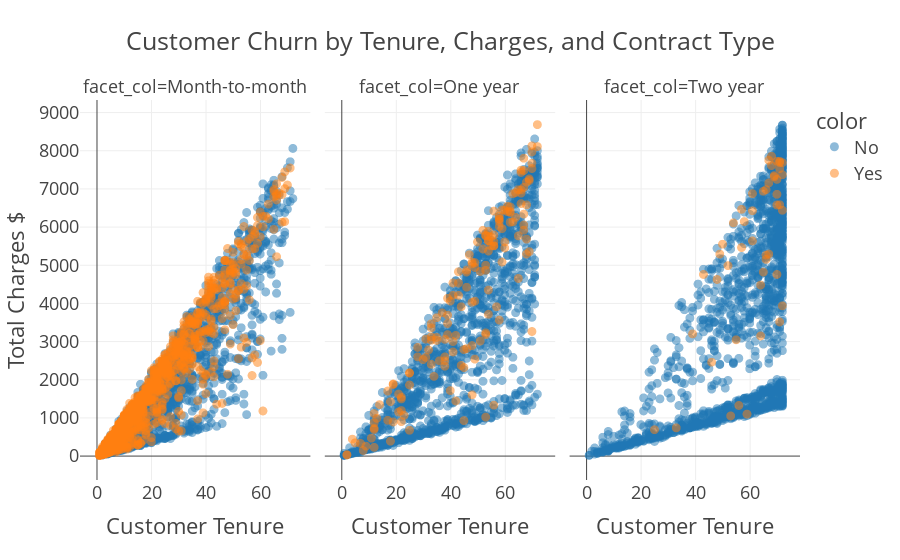

The notebook cell saved with this chart:
### Code cell
import plotly.express as px

fig = px.scatter(x=data['tenure'], y=data['TotalCharges'], 
                 color = data['Churn'], template = 'presentation', 
                 opacity = 0.5, facet_col = data['Contract'], 
                 title = 'Customer Churn by Tenure, Charges, and Contract Type',
                 labels = {'x' : 'Customer Tenure', 'y' : 'Total Charges $'})
                
fig.show()

### Figure 1 — Plotly figure (JSON) as saved in the notebook; plotly's stock layout.template omitted (floating-point values rounded to 4 significant figures; data arrays with more than 128 entries replaced by an {"elided": "..."} marker saying what was removed)
{"data": [{"hovertemplate": "color=No<br>facet_col=Month-to-month<br>Customer Tenure=%{x}<br>Total Charges $=%{y}<extra></extra>", "legendgroup": "No", "marker": {"color": "#1F77B4", "opacity": 0.5, "symbol": "circle"}, "mode": "markers", "name": "No", "showlegend": true, "type": "scattergl", "x": {"elided": "2220 int values"}, "xaxis": "x", "y": {"elided": "2220 float values"}, "yaxis": "y"}, {"hovertemplate": "color=No<br>facet_col=One year<br>Customer Tenure=%{x}<br>Total Charges $=%{y}<extra></extra>", "legendgroup": "No", "marker": {"color": "#1F77B4", "opacity": 0.5, "symbol": "circle"}, "mode": "markers", "name": "No", "showlegend": false, "type": "scattergl", "x": {"elided": "1307 int values"}, "xaxis": "x2", "y": {"elided": "1307 float values"}, "yaxis": "y2"}, {"hovertemplate": "color=No<br>facet_col=Two year<br>Customer Tenure=%{x}<br>Total Charges $=%{y}<extra></extra>", "legendgroup": "No", "marker": {"color": "#1F77B4", "opacity": 0.5, "symbol": "circle"}, "mode": "markers", "name": "No", "showlegend": false, "type": "scattergl", "x": {"elided": "1647 int values"}, "xaxis": "x3", "y": {"elided": "1647 float values"}, "yaxis": "y3"}, {"hovertemplate": "color=Yes<br>facet_col=Month-to-month<br>Customer Tenure=%{x}<br>Total Charges $=%{y}<extra></extra>", "legendgroup": "Yes", "marker": {"color": "#FF7F0E", "opacity": 0.5, "symbol": "circle"}, "mode": "markers", "name": "Yes", "showlegend": true, "type": "scattergl", "x": {"elided": "1655 int values"}, "xaxis": "x", "y": {"elided": "1655 float values"}, "yaxis": "y"}, {"hovertemplate": "color=Yes<br>facet_col=One year<br>Customer Tenure=%{x}<br>Total Charges $=%{y}<extra></extra>", "legendgroup": "Yes", "marker": {"color": "#FF7F0E", "opacity": 0.5, "symbol": "circle"}, "mode": "markers", "name": "Yes", "showlegend": false, "type": "scattergl", "x": {"elided": "166 int values"}, "xaxis": "x2", "y": {"elided": "166 float values"}, "yaxis": "y2"}, {"hovertemplate": "color=Yes<br>facet_col=Two year<br>Customer Tenure=%{x}<br>Total Charges $=%{y}<extra></extra>", "legendgroup": "Yes", "marker": {"color": "#FF7F0E", "opacity": 0.5, "symbol": "circle"}, "mode": "markers", "name": "Yes", "showlegend": false, "type": "scattergl", "x": [68, 59, 43, 70, 71, 65, 57, 69, 57, 50, 71, 72, 72, 67, 66, 54, 61, 58, 25, 71, 56, 55, 72, 39, 67, 65, 66, 53, 66, 52, 49, 70, 61, 70, 68, 46, 33, 70, 67, 71, 71, 69, 72, 48, 64, 61, 64, 70], "xaxis": "x3", "y": [7612.0, 1100.0, 4760.0, 7250.0, 7532.0, 6938.0, 5465.0, 7318.0, 6465, 5551.0, 7691.0, 7373.0, 7690.0, 7156.0, 5155.0, 6110.0, 5638.0, 6145.0, 692.1, 3515.0, 1327.0, 3046.0, 6440.0, 3202.0, 5293.0, 4820.0, 5265.0, 1052.0, 6981.0, 4990.0, 5293.0, 4760.0, 6428.0, 6579.0, 7856, 2460.0, 740.3, 7724.0, 7752.0, 6585.0, 7724.0, 7349.0, 3937.0, 4628.0, 4481, 6876.0, 3148.0, 6860.0], "yaxis": "y3"}], "layout": {"annotations": [{"font": {}, "showarrow": false, "text": "facet_col=Month-to-month", "x": 0.16, "xanchor": "center", "xref": "paper", "y": 1, "yanchor": "bottom", "yref": "paper"}, {"font": {}, "showarrow": false, "text": "facet_col=One year", "x": 0.5, "xanchor": "center", "xref": "paper", "y": 1, "yanchor": "bottom", "yref": "paper"}, {"font": {}, "showarrow": false, "text": "facet_col=Two year", "x": 0.84, "xanchor": "center", "xref": "paper", "y": 1, "yanchor": "bottom", "yref": "paper"}], "legend": {"title": {"text": "color"}, "tracegroupgap": 0}, "title": {"text": "Customer Churn by Tenure, Charges, and Contract Type"}, "xaxis": {"anchor": "y", "domain": [0, 0.32], "title": {"text": "Customer Tenure"}}, "xaxis2": {"anchor": "y2", "domain": [0.34, 0.66], "matches": "x", "title": {"text": "Customer Tenure"}}, "xaxis3": {"anchor": "y3", "domain": [0.68, 1.0], "matches": "x", "title": {"text": "Customer Tenure"}}, "yaxis": {"anchor": "x", "domain": [0, 1], "title": {"text": "Total Charges $"}}, "yaxis2": {"anchor": "x2", "domain": [0, 1], "matches": "y", "showticklabels": false}, "yaxis3": {"anchor": "x3", "domain": [0, 1], "matches": "y", "showticklabels": false}}}
